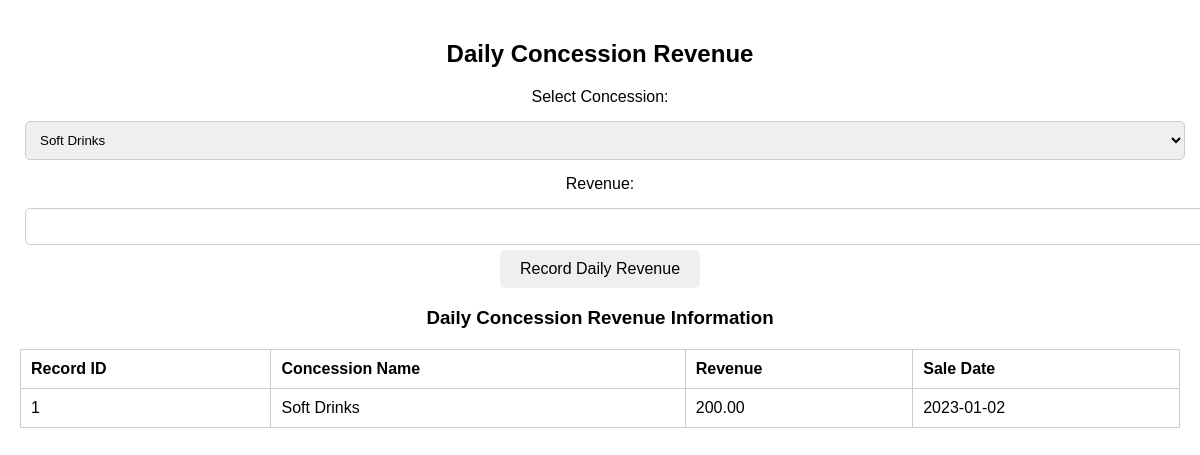
The app's page /asset_management/concession/sales_concession.php with its own data.
### tables this page shows
CREATE TABLE dailyconcessionrevenue (
  RecordID int(11) NOT NULL AUTO_INCREMENT,
  ConcessionID int(11) DEFAULT NULL,
  Revenue decimal(10,2) NOT NULL,
  SaleDate date NOT NULL DEFAULT curdate(),
  PRIMARY KEY (RecordID),
  FOREIGN KEY (ConcessionID) REFERENCES Concession(ID)
);

CREATE TABLE Concession (
ID INT PRIMARY KEY,
Product VARCHAR(255) NOT NULL,
FOREIGN KEY (ID) REFERENCES RevenueType(ID)
);

### asset_management/concession/sales_concession.php (the view, shortened to what this page needs)
<?php
include '../includes/db_connection.php';
$concessionsSql = "SELECT ID, Product FROM Concession";
$concessionsResult = $conn->query($concessionsSql);
?>
<!DOCTYPE html>
<html lang="en">
<head>
</head>
<body>
    <div class="container">
        <h2>Daily Concession Revenue</h2>
        <form method="post" action="">
            <label for="concessionID">Select Concession:</label>
            <select name="concessionID" required>
                <?php while ($concession = $concessionsResult->fetch_assoc()) : ?>
                    <option value="<?php echo $concession['ID']; ?>">
                        <?php echo $concession['Product']; ?>
                    </option>
                <?php endwhile; ?>
            </select><br>
            <label for="revenue">Revenue:</label>
            <input type="number" name="revenue" min="0" step="0.01" required><br>
            <button type="submit" name="recordSale">Record Daily Revenue</button>
        </form>
        <h3>Daily Concession Revenue Information</h3>
        <table border="1">
            <tr>
                <th>Record ID</th>
                <th>Concession Name</th>
                <th>Revenue</th>
                <th>Sale Date</th>
            </tr>
            <?php
            $dailyRevenueSql = "SELECT RecordID, Product, Revenue, SaleDate FROM DailyConcessionRevenue
                                JOIN Concession ON DailyConcessionRevenue.ConcessionID = Concession.ID";
            $dailyRevenueResult = $conn->query($dailyRevenueSql);
            while ($record = $dailyRevenueResult->fetch_assoc()) :
            ?>
                <tr>
                    <td><?php echo $record['RecordID']; ?></td>
                    <td><?php echo $record['Product']; ?></td>
                    <td><?php echo $record['Revenue']; ?></td>
                    <td><?php echo $record['SaleDate']; ?></td>
                </tr>
            <?php endwhile; ?>
        </table>
    </div>
</body>
</html>

### asset_management/concession/sales_concession.php (style rules this page uses)
body { font-family: Arial, sans-serif; margin: 0; padding: 0; text-align: center; }
.container { padding: 20px; }
h2 { font-size: 24px; }
form { margin-top: 20px; }
label { display: block; margin: 10px 0; }
select, input { padding: 10px; margin: 5px; border: 1px solid #ccc; border-radius: 5px; width: 100%; }
button { padding: 10px 20px; border: none; border-radius: 5px; cursor: pointer; font-size: 16px; }
table { width: 100%; margin-top: 20px; border-collapse: collapse; }
table, th, td { border: 1px solid #ccc; }
th, td { padding: 10px; text-align: left; }

### records on screen
dailyconcessionrevenue: RecordID "1", ConcessionID.Product "Soft Drinks", Revenue "200.00", SaleDate "2023-01-02"

### other values on screen
form field concessionID "Soft Drinks"
